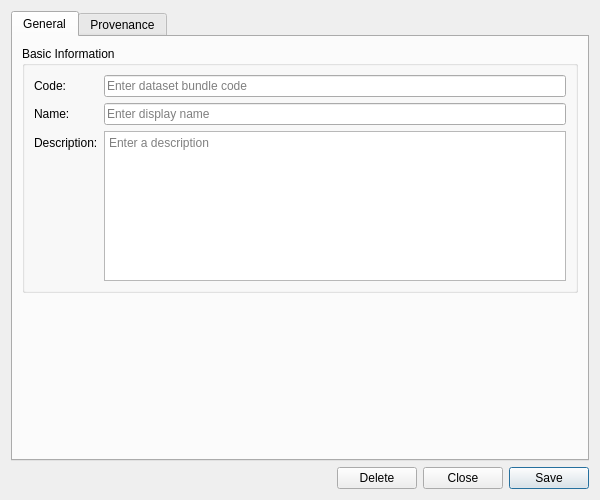
<?xml version="1.0" encoding="UTF-8"?>
<ui version="4.0">
 <class>DatasetBundleDetailDialog</class>
 <widget class="QWidget" name="DatasetBundleDetailDialog">
  <property name="geometry">
   <rect>
    <x>0</x>
    <y>0</y>
    <width>600</width>
    <height>500</height>
   </rect>
  </property>
  <property name="sizePolicy">
   <sizepolicy hsizetype="Preferred" vsizetype="Preferred">
    <horstretch>0</horstretch>
    <verstretch>0</verstretch>
   </sizepolicy>
  </property>
  <property name="minimumSize">
   <size>
    <width>600</width>
    <height>500</height>
   </size>
  </property>
  <property name="windowTitle">
   <string>Dataset Bundle Details</string>
  </property>
  <layout class="QVBoxLayout" name="verticalLayout">
   <item>
    <widget class="QTabWidget" name="tabWidget">
     <property name="currentIndex"><number>0</number></property>
     <widget class="QWidget" name="generalTab">
      <attribute name="title"><string>General</string></attribute>
      <layout class="QVBoxLayout" name="generalLayout">
       <item>
        <widget class="QGroupBox" name="basicInfoGroup">
         <property name="title">
          <string>Basic Information</string>
         </property>
         <layout class="QFormLayout" name="formLayout">
          <item row="0" column="0">
           <widget class="QLabel" name="labelCode">
            <property name="text">
             <string>Code:</string>
            </property>
           </widget>
          </item>
          <item row="0" column="1">
           <widget class="QLineEdit" name="codeEdit">
            <property name="placeholderText">
             <string>Enter dataset bundle code</string>
            </property>
            <property name="readOnly">
             <bool>true</bool>
            </property>
           </widget>
          </item>
          <item row="1" column="0">
           <widget class="QLabel" name="labelName">
            <property name="text">
             <string>Name:</string>
            </property>
           </widget>
          </item>
          <item row="1" column="1">
           <widget class="QLineEdit" name="nameEdit">
            <property name="placeholderText">
             <string>Enter display name</string>
            </property>
           </widget>
          </item>
          <item row="2" column="0">
           <widget class="QLabel" name="labelDescription">
            <property name="text">
             <string>Description:</string>
            </property>
           </widget>
          </item>
          <item row="2" column="1">
           <widget class="QPlainTextEdit" name="descriptionEdit">
            <property name="minimumSize">
             <size>
              <width>0</width>
              <height>80</height>
             </size>
            </property>
            <property name="maximumSize">
             <size>
              <width>16777215</width>
              <height>150</height>
             </size>
            </property>
            <property name="placeholderText">
             <string>Enter a description</string>
            </property>
           </widget>
          </item>
         </layout>
        </widget>
       </item>
       <item>
        <spacer name="verticalSpacer">
         <property name="orientation">
          <enum>Qt::Vertical</enum>
         </property>
         <property name="sizeHint" stdset="0">
          <size>
           <width>20</width>
           <height>40</height>
          </size>
         </property>
        </spacer>
       </item>
      </layout>
     </widget>
     <widget class="QWidget" name="provenanceTab">
      <attribute name="title"><string>Provenance</string></attribute>
      <layout class="QVBoxLayout" name="provenanceTabLayout">
       <item>
        <widget class="ores::qt::ProvenanceWidget" name="provenanceWidget" native="true"/>
       </item>
      </layout>
     </widget>
    </widget>
   </item>
   <item>
    <layout class="QHBoxLayout" name="buttonLayout">
     <item>
      <spacer name="horizontalSpacer">
       <property name="orientation">
        <enum>Qt::Horizontal</enum>
       </property>
       <property name="sizeHint" stdset="0">
        <size>
         <width>40</width>
         <height>20</height>
        </size>
       </property>
      </spacer>
     </item>
     <item>
      <widget class="QPushButton" name="deleteButton">
       <property name="text">
        <string>Delete</string>
       </property>
      </widget>
     </item>
     <item>
      <widget class="QPushButton" name="closeButton">
       <property name="text">
        <string>Close</string>
       </property>
      </widget>
     </item>
     <item>
      <widget class="QPushButton" name="saveButton">
       <property name="text">
        <string>Save</string>
       </property>
       <property name="default">
        <bool>true</bool>
       </property>
      </widget>
     </item>
    </layout>
   </item>
  </layout>
 </widget>
 <customwidgets>
  <customwidget>
   <class>ores::qt::ProvenanceWidget</class>
   <extends>QWidget</extends>
   <header>ores.qt/ProvenanceWidget.hpp</header>
  </customwidget>
 </customwidgets>
 <resources/>
 <connections/>
</ui>
